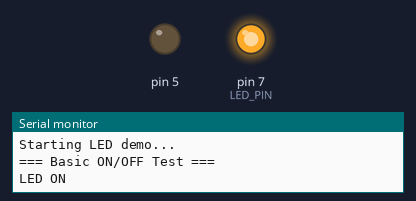
Bench run of a sketch on a simulated Arduino Uno, built for the host (arithmetic inside an expression is 32-bit, double 64-bit). Shown: output pins drawn as LEDs (lit = HIGH), the last lines printed to the serial monitor.

Above: at 1.5 s.
At 7.85 s:
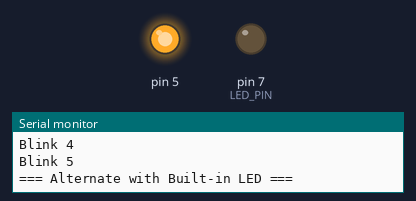
At 16.1 s:
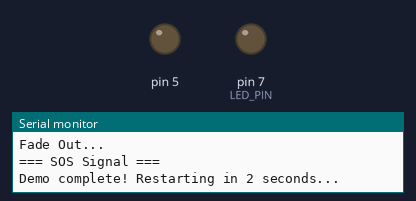
Timing chart, 0 to 22.0 s (numbered marks = the images above):
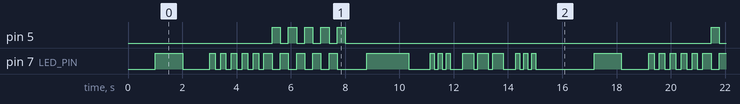

Measured:
- by itself, pin 5: repeats every 16.2 s: 4 × (LOW 0.30 s, HIGH 0.30 s), LOW 13.5 s, HIGH 0.30 s
- by itself, pin 7 (LED_PIN): moves between LOW and HIGH, repeating every 16.2 s
- by itself, everything shown: repeats every 16.2 s, in 43 steps

The sketch:

SMD_LED.ino
```cpp
/*
 * SMD LED 모듈 테스트
 *
 * 보드: NUCLEO-F103RB
 * 환경: Arduino IDE + STM32duino
 *
 * 연결:
 *   S -> D7  (PA8)
 *   V -> 3.3V
 *   G -> GND
 */

// 핀 정의
#define LED_PIN     7    // D7 - SMD LED Signal

// Active High인 경우 true (HIGH에서 켜짐)
#define ACTIVE_HIGH true

// 내장 LED (비교용)
#define BUILTIN_LED PA5

void setup() {
  // 시리얼 초기화
  Serial.begin(115200);
  while (!Serial);

  Serial.println("================================");
  Serial.println("  SMD LED Module Test");
  Serial.println("  NUCLEO-F103RB + Arduino");
  Serial.println("================================");

  // LED 핀 설정
  pinMode(LED_PIN, OUTPUT);
  pinMode(BUILTIN_LED, OUTPUT);

  // 초기 상태: OFF
  ledOff();
  digitalWrite(BUILTIN_LED, LOW);

  Serial.println("Initialization complete!");
  Serial.println("Starting LED demo...\n");

  delay(1000);
}

void loop() {
  // 1. 기본 ON/OFF 테스트
  Serial.println("=== Basic ON/OFF Test ===");

  Serial.println("LED ON");
  ledOn();
  delay(1000);

  Serial.println("LED OFF");
  ledOff();
  delay(1000);

  // 2. Blink 테스트 (빠른 점멸)
  Serial.println("\n=== Blink Test (5 times) ===");
  for (int i = 0; i < 5; i++) {
    Serial.print("Blink ");
    Serial.println(i + 1);
    ledOn();
    delay(200);
    ledOff();
    delay(200);
  }

  // 3. 내장 LED와 번갈아 점멸
  Serial.println("\n=== Alternate with Built-in LED ===");
  for (int i = 0; i < 5; i++) {
    // SMD LED ON, 내장 LED OFF
    ledOn();
    digitalWrite(BUILTIN_LED, LOW);
    delay(300);

    // SMD LED OFF, 내장 LED ON
    ledOff();
    digitalWrite(BUILTIN_LED, HIGH);
    delay(300);
  }
  digitalWrite(BUILTIN_LED, LOW);

  // 4. PWM 밝기 조절 (PWM 지원 핀 사용 시)
  Serial.println("\n=== PWM Brightness Test ===");
  pwmDemo();

  // 5. SOS 신호
  Serial.println("\n=== SOS Signal ===");
  sosSignal();

  Serial.println("\nDemo complete! Restarting in 2 seconds...\n");
  delay(2000);
}

// LED ON
void ledOn() {
  if (ACTIVE_HIGH) {
    digitalWrite(LED_PIN, HIGH);
  } else {
    digitalWrite(LED_PIN, LOW);
  }
}

// LED OFF
void ledOff() {
  if (ACTIVE_HIGH) {
    digitalWrite(LED_PIN, LOW);
  } else {
    digitalWrite(LED_PIN, HIGH);
  }
}

// PWM 밝기 조절 데모
void pwmDemo() {
  Serial.println("Fade In...");
  for (int brightness = 0; brightness <= 255; brightness += 5) {
    int pwmValue = ACTIVE_HIGH ? brightness : (255 - brightness);
    analogWrite(LED_PIN, pwmValue);
    delay(30);
  }

  Serial.println("Fade Out...");
  for (int brightness = 255; brightness >= 0; brightness -= 5) {
    int pwmValue = ACTIVE_HIGH ? brightness : (255 - brightness);
    analogWrite(LED_PIN, pwmValue);
    delay(30);
  }

  // 디지털 모드로 복귀
  pinMode(LED_PIN, OUTPUT);
  ledOff();
}

// SOS 신호 (... --- ...)
void sosSignal() {
  // S: 짧게 3번
  for (int i = 0; i < 3; i++) {
    ledOn();
    delay(150);
    ledOff();
    delay(150);
  }
  delay(300);

  // O: 길게 3번
  for (int i = 0; i < 3; i++) {
    ledOn();
    delay(400);
    ledOff();
    delay(150);
  }
  delay(300);

  // S: 짧게 3번
  for (int i = 0; i < 3; i++) {
    ledOn();
    delay(150);
    ledOff();
    delay(150);
  }
}
```
